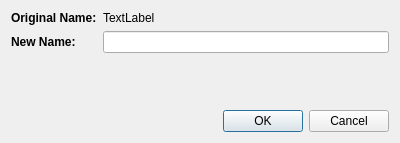
<?xml version="1.0" encoding="UTF-8"?>
<ui version="4.0">
 <class>SingleFileRenameDialog</class>
 <widget class="QDialog" name="SingleFileRenameDialog">
  <property name="geometry">
   <rect>
    <x>0</x>
    <y>0</y>
    <width>400</width>
    <height>143</height>
   </rect>
  </property>
  <property name="windowTitle">
   <string>Rename File</string>
  </property>
  <layout class="QVBoxLayout" name="verticalLayout">
   <item>
    <layout class="QFormLayout" name="formLayout">
     <item row="0" column="0">
      <widget class="QLabel" name="label">
       <property name="font">
        <font>
         <weight>75</weight>
         <bold>true</bold>
        </font>
       </property>
       <property name="text">
        <string>Original Name:</string>
       </property>
      </widget>
     </item>
     <item row="1" column="0">
      <widget class="QLabel" name="label_2">
       <property name="font">
        <font>
         <weight>75</weight>
         <bold>true</bold>
        </font>
       </property>
       <property name="text">
        <string>New Name:</string>
       </property>
      </widget>
     </item>
     <item row="0" column="1">
      <widget class="QLabel" name="originalName">
       <property name="text">
        <string>TextLabel</string>
       </property>
      </widget>
     </item>
     <item row="1" column="1">
      <widget class="QLineEdit" name="newName"/>
     </item>
    </layout>
   </item>
   <item>
    <widget class="QLabel" name="errorLabel">
     <property name="sizePolicy">
      <sizepolicy hsizetype="Preferred" vsizetype="Fixed">
       <horstretch>0</horstretch>
       <verstretch>0</verstretch>
      </sizepolicy>
     </property>
    </widget>
   </item>
   <item>
    <widget class="QDialogButtonBox" name="buttonBox">
     <property name="orientation">
      <enum>Qt::Horizontal</enum>
     </property>
     <property name="standardButtons">
      <set>QDialogButtonBox::Cancel|QDialogButtonBox::Ok</set>
     </property>
    </widget>
   </item>
  </layout>
 </widget>
 <resources/>
 <connections>
  <connection>
   <sender>buttonBox</sender>
   <signal>accepted()</signal>
   <receiver>SingleFileRenameDialog</receiver>
   <slot>accept()</slot>
   <hints>
    <hint type="sourcelabel">
     <x>248</x>
     <y>254</y>
    </hint>
    <hint type="destinationlabel">
     <x>157</x>
     <y>274</y>
    </hint>
   </hints>
  </connection>
  <connection>
   <sender>buttonBox</sender>
   <signal>rejected()</signal>
   <receiver>SingleFileRenameDialog</receiver>
   <slot>reject()</slot>
   <hints>
    <hint type="sourcelabel">
     <x>316</x>
     <y>260</y>
    </hint>
    <hint type="destinationlabel">
     <x>286</x>
     <y>274</y>
    </hint>
   </hints>
  </connection>
 </connections>
</ui>
